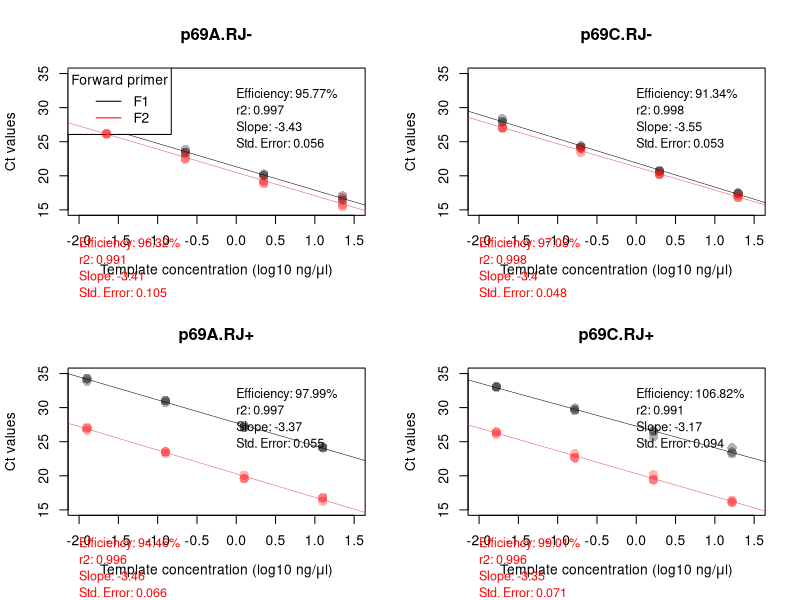

R code for this plot:
#!/usr/local/bin/Rscript
### Analysis of amplification efficiency

### get directory info
root.path <- getwd()
work.path <- paste0(root.path, "/qPCR/201009/")
setwd(work.path)
### load data table
data <- read.csv('201009MV_rundata.csv', header = T)
### convert data table into a matrix for easy plotting
col <- 1
row <- 1
mat <- matrix(, ncol = 4, nrow = length(data[, 1]) / 3)
for (r in 1:length(data[, 1])) {
  mat[row, col] <- data[r, 3]
  if (row %% 32 == 0) {
    col <- col + 1
    row <- 1
  } else {
    row <- row + 1
  }
}
### add column with template concentration
mat[, 4] <- c(rep(c(22.45, 2.245, 0.2245, 0.02245,
                    12.6, 1.26, 0.126, 0.0126), 2),
              rep(c(19.75, 1.975, 0.1975, 0.01975,
                    16.55, 1.655, 0.1655, 0.01655), 2))
### reorder matrix for plotting
fin <- rbind(mat[1:4,], mat[9:12,],
            mat[5:8,], mat[13:16,],
            mat[17:20,], mat[25:28,],
            mat[21:24,], mat[29:32,])
### save info for main in plotting
m <- c("p69A.RJ-", "p69A.RJ+", "p69C.RJ-", "p69C.RJ+")
setwd(root.path)
### plotting
pdf(file = "FigureS2.pdf", width = 8, height = 8)
par(mfcol = c(2,2))

n <- 1
for (j in 0:((length(fin[, 1]) - 4) / 4)) {
  i <- j * 4 + 1
  y <- c(fin[i:(i + 3), 1], fin[i:(i + 3), 2], fin[i:(i + 3), 3])
  x <- c(log10(fin[i:(i + 3), 4]), log10(fin[i:(i + 3), 4]), log10(fin[i:(i + 3), 4]))
  fit <- lm(y~x)
  r2fit <- summary(fit)$r.squared
  slp <- coefficients(fit)[[2]]
  stder <- sqrt(diag(vcov(fit)))
  eff <- (-1 + 10^(-1 / slp)) * 100

  if ((j + 1) %% 2 != 0) {
    plot(x = log10(fin[i:(i + 3), 4]), y = fin[i:(i + 3), 1], cex = 1.5,
          pch = 16, col = rgb(0, 0, 0, 0.3), main = m[n],
          xlab = expression(paste("Template concentration (log10 ng/", mu, "l)")), ylab = "Ct values",
          xlim = c(-2, 1.5), ylim = c(15, 35))
    points(x = log10(fin[i:(i + 3), 4]), y = fin[i:(i + 3), 2], pch = 16, col = rgb(0, 0, 0, 0.3), cex = 1.5)
    points(x = log10(fin[i:(i + 3), 4]), y = fin[i:(i + 3), 3], pch = 16, col = rgb(0, 0, 0, 0.3), cex = 1.5)
    abline(fit, col = 1, lwd=0.5)
    mtext(paste0("Efficiency: ", round(eff, digits = 2), "%"), side = 3, line = -2, at = 0, adj = 0, cex = 0.75)
    mtext(paste0("r2: ", round(r2fit, digits = 3)), side = 3, line = -3, at = 0, adj = 0, cex = 0.75)
    mtext(paste0("Slope: ", round(slp, digits = 2)), side = 3, line = -4, at = 0, adj = 0, cex = 0.75)
    mtext(paste0("Std. Error: ", round(stder[2], digits = 3)), side = 3, line = -5, at = 0, adj = 0, cex = 0.75)
    if (n == 1) {
      legend("topleft", legend = c("F1", "F2"),
              lty = 1, col = c("black", "red"),
              title = "Forward primer")
    }
    n <- n + 1
  } else {
    points(x = log10(fin[i:(i + 3), 4]), y = fin[i:(i + 3), 1], cex = 1.5,
          pch = 16, col = rgb(1, 0, 0, 0.3))
    points(x = log10(fin[i:(i + 3), 4]), y = fin[i:(i + 3), 2], pch = 16, col = rgb(1, 0, 0, 0.3), cex = 1.5)
    points(x = log10(fin[i:(i + 3), 4]), y = fin[i:(i + 3), 3], pch = 16, col = rgb(1, 0, 0, 0.3), cex = 1.5)
    abline(fit, col = 2, lwd=0.5)
    mtext(paste0("Efficiency: ", round(eff, digits = 2), "%"),
          side = 3, line = -11, at = -2, adj = 0, cex = 0.75, col = "red")
    mtext(paste0("r2: ", round(r2fit, digits = 3)),
          side = 3, line = -12, at = -2, adj = 0, cex = 0.75, col = "red")
    mtext(paste0("Slope: ", round(slp, digits = 2)),
          side = 3, line = -13, at = -2, adj = 0, cex = 0.75, col = "red")
    mtext(paste0("Std. Error: ", round(stder[2], digits = 3)),
          side = 3, line = -14, at = -2, adj = 0, cex = 0.75, col = "red")
  }
}

dev.off()
